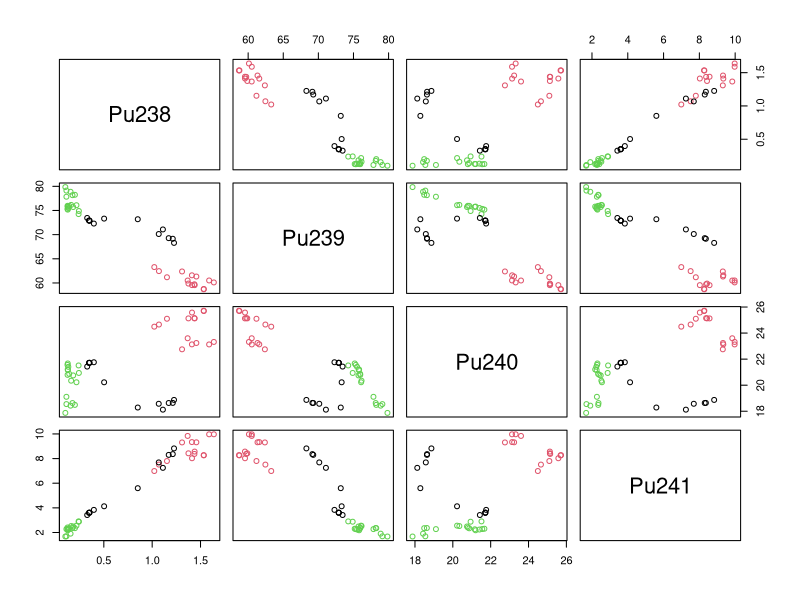
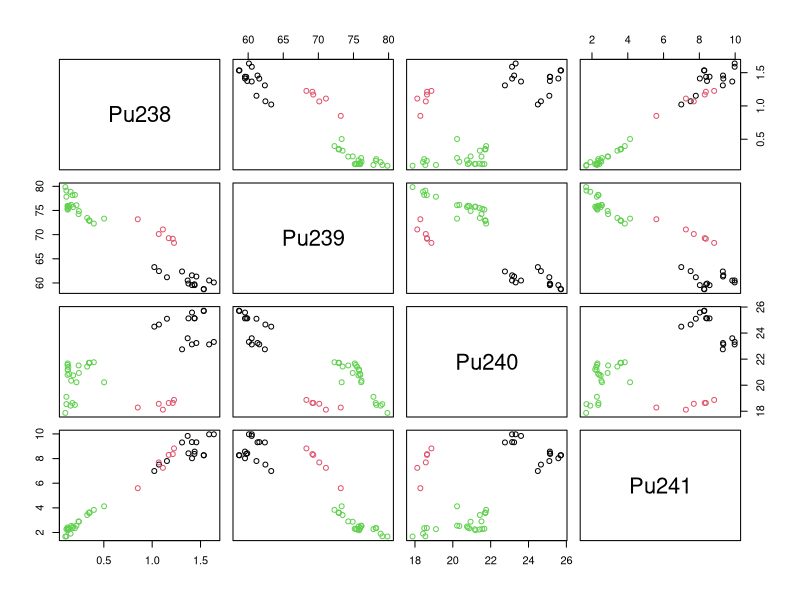
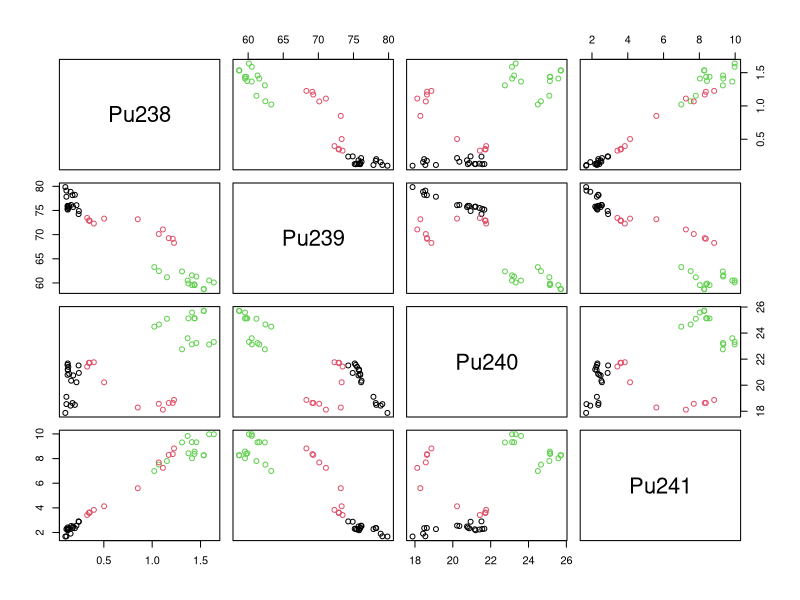
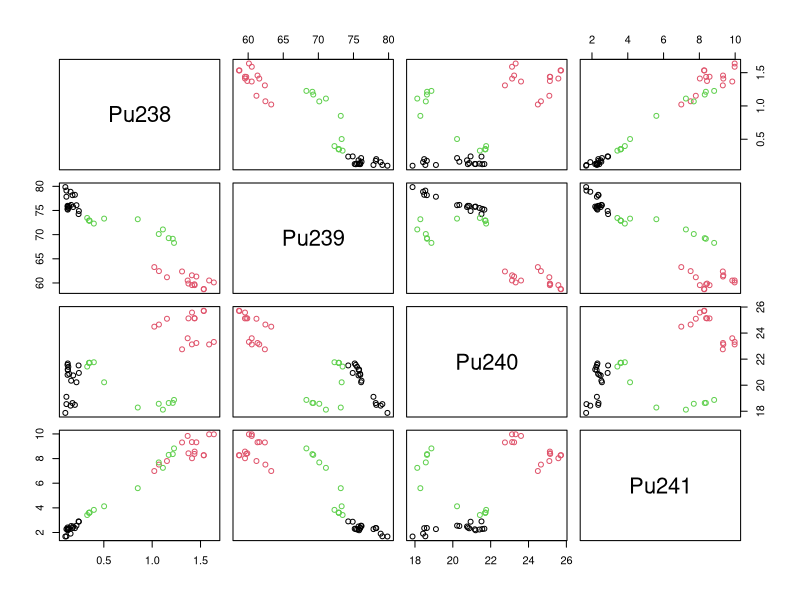
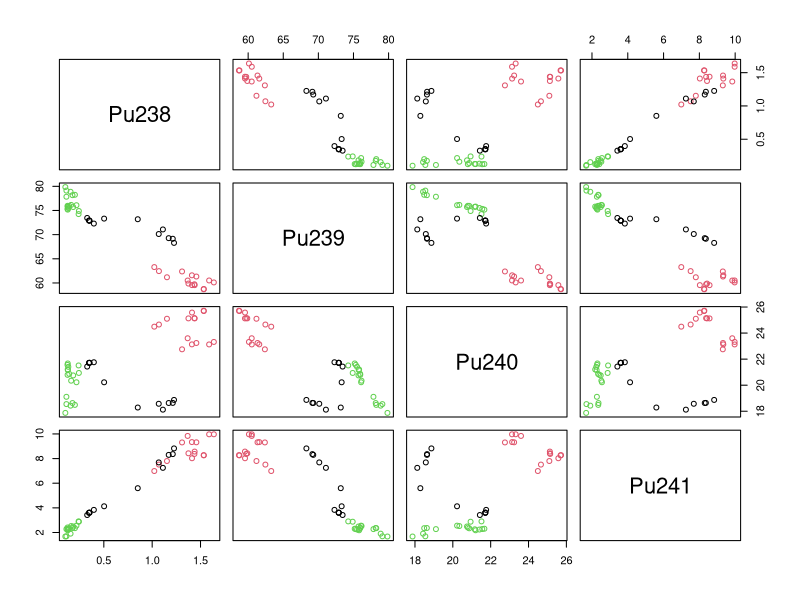

These figures' R source, in order:
library(cluster)

data(pluton)


for (max_iter in seq(2, 18, 4)) {
  clusters <- kmeans(pluton, centers = 3, iter.max = max_iter)
  plot(pluton, col=clusters$cluster)
  print(max_iter)
}
